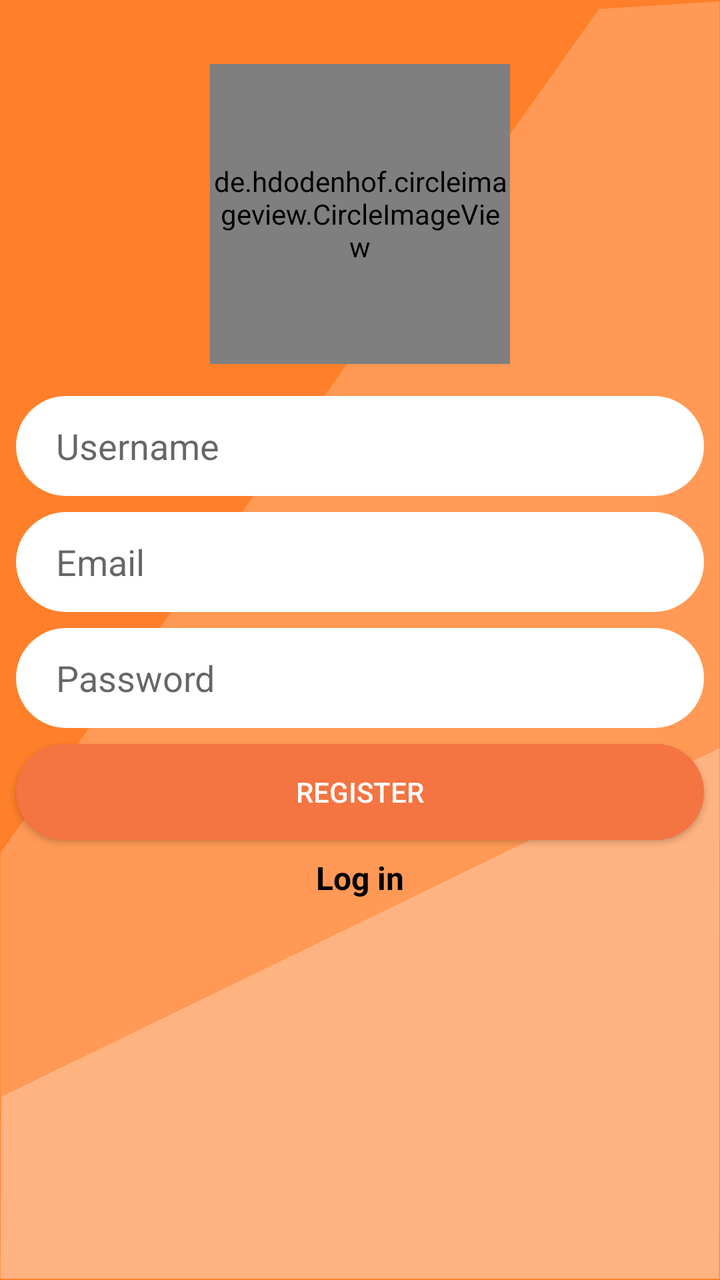
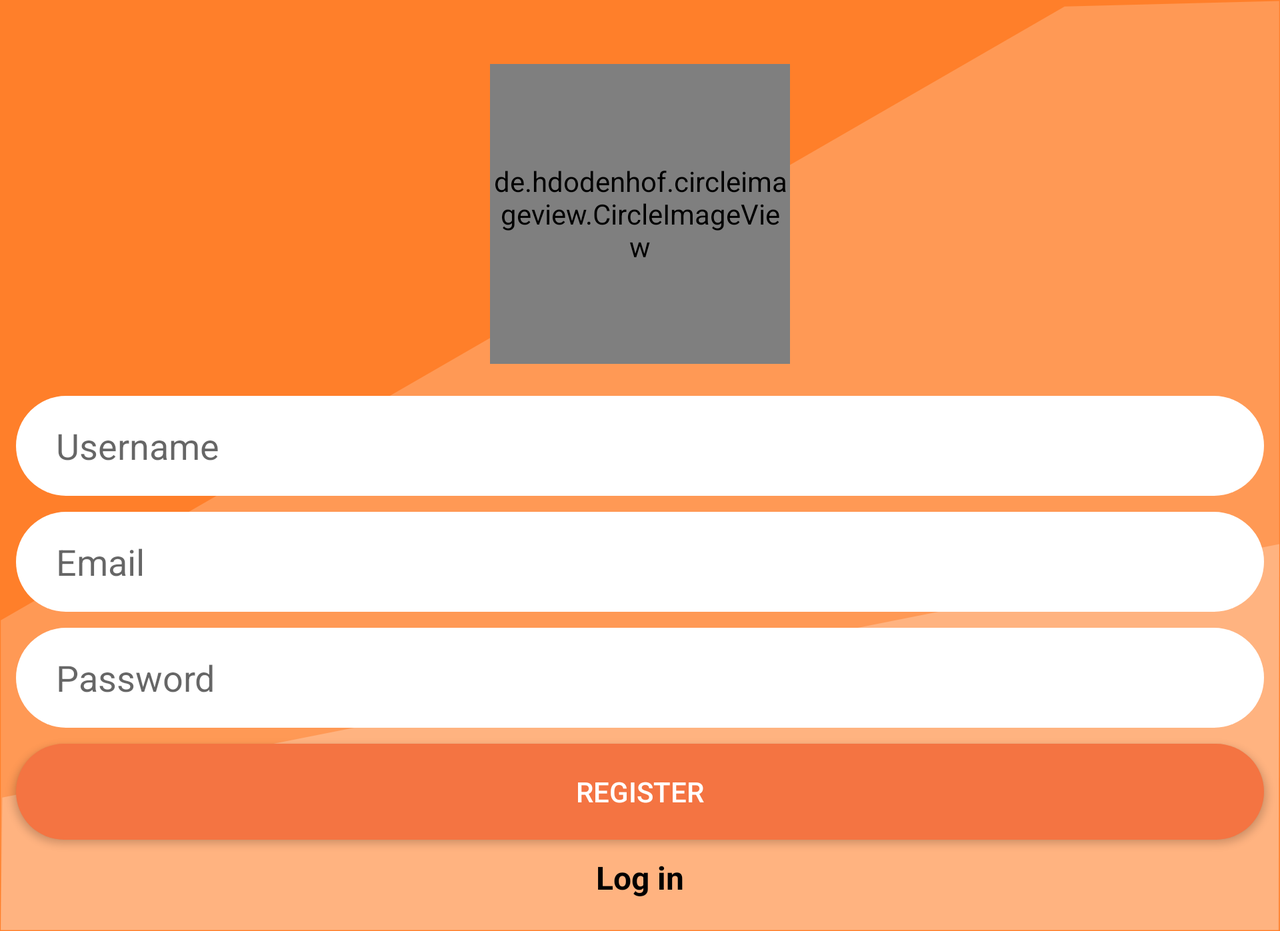

Compare how this app lays out the same screen by default and in its alternative resource folder. The renders come first, then the two layout files and the values they reference.
<!-- AndroidManifest.xml: application theme AppTheme -->
<!-- res/layout/activity_signup.xml -->
<?xml version="1.0" encoding="utf-8"?>
<ScrollView android:layout_width="match_parent"
    android:layout_height="match_parent"
    xmlns:android="http://schemas.android.com/apk/res/android"
    android:background="@drawable/ic_testsvgbg"
    >
<android.support.constraint.ConstraintLayout xmlns:android="http://schemas.android.com/apk/res/android"
    xmlns:app="http://schemas.android.com/apk/res-auto"
    xmlns:tools="http://schemas.android.com/tools"
    android:id="@+id/mainConstraintLayout"
    android:layout_width="match_parent"
    android:layout_height="wrap_content"
    tools:context=".activities.SignupActivity">

    <de.hdodenhof.circleimageview.CircleImageView
        android:id="@+id/btnSelectPhoto"
        android:layout_width="150dp"
        android:layout_height="150dp"
        android:layout_marginEnd="8dp"
        android:layout_marginStart="8dp"
        android:layout_marginTop="32dp"
        app:layout_constraintEnd_toEndOf="parent"
        app:layout_constraintStart_toStartOf="parent"
        app:layout_constraintTop_toTopOf="parent"
        app:srcCompat="@mipmap/blank_profile_add_photo" />

    <de.hdodenhof.circleimageview.CircleImageView
        android:id="@+id/circleViewPhoto"
        android:layout_width="150dp"
        android:layout_height="150dp"
        android:src="@mipmap/blank_profile_add_round"
        app:civ_border_width="4dp"
        app:layout_constraintBottom_toBottomOf="@+id/btnSelectPhoto"
        app:layout_constraintEnd_toEndOf="@+id/btnSelectPhoto"
        app:layout_constraintStart_toStartOf="@+id/btnSelectPhoto"
        app:layout_constraintTop_toTopOf="@+id/btnSelectPhoto" />

    <EditText
        android:id="@+id/etUsername"
        android:layout_width="0dp"
        android:layout_height="50dp"
        android:layout_marginEnd="8dp"
        android:layout_marginStart="8dp"
        android:layout_marginTop="16dp"
        android:background="@drawable/rounded_edittext_register_login"
        android:ems="10"
        android:hint="Username"
        android:inputType="textPersonName"
        android:paddingStart="20dp"
        app:layout_constraintEnd_toEndOf="parent"
        app:layout_constraintHorizontal_bias="0.0"
        app:layout_constraintStart_toStartOf="parent"
        app:layout_constraintTop_toBottomOf="@+id/btnSelectPhoto" />

    <EditText
        android:id="@+id/etEmail"
        android:layout_width="0dp"
        android:layout_height="50dp"
        android:layout_marginTop="8dp"
        android:background="@drawable/rounded_edittext_register_login"
        android:ems="10"
        android:hint="Email"
        android:inputType="textEmailAddress"
        android:paddingStart="20dp"
        app:layout_constraintEnd_toEndOf="@+id/etUsername"
        app:layout_constraintHorizontal_bias="0.503"
        app:layout_constraintStart_toStartOf="@+id/etUsername"
        app:layout_constraintTop_toBottomOf="@+id/etUsername" />

    <EditText
        android:id="@+id/etPassword"
        android:layout_width="0dp"
        android:layout_height="50dp"
        android:layout_marginTop="8dp"
        android:background="@drawable/rounded_edittext_register_login"
        android:ems="10"
        android:hint="Password"
        android:inputType="textPassword"
        android:paddingStart="20dp"
        app:layout_constraintEnd_toEndOf="@+id/etEmail"
        app:layout_constraintStart_toStartOf="@+id/etEmail"
        app:layout_constraintTop_toBottomOf="@+id/etEmail" />

    <Button
        android:id="@+id/btnRegister"
        android:layout_width="0dp"
        android:layout_height="wrap_content"
        android:layout_marginTop="8dp"
        android:background="@drawable/rounded_button"
        android:text="Register"
        android:textColor="@android:color/white"
        app:layout_constraintEnd_toEndOf="@+id/etPassword"
        app:layout_constraintStart_toStartOf="@+id/etPassword"
        app:layout_constraintTop_toBottomOf="@+id/etPassword" />

    <TextView
        android:id="@+id/tvLogin"
        android:layout_width="wrap_content"
        android:layout_height="wrap_content"
        android:layout_marginEnd="8dp"
        android:layout_marginStart="8dp"
        android:layout_marginTop="8dp"
        android:text="Log in"
        android:textColor="@android:color/black"
        android:textSize="16sp"
        android:textStyle="bold"
        app:layout_constraintEnd_toEndOf="@+id/btnRegister"
        app:layout_constraintStart_toStartOf="@+id/btnRegister"
        app:layout_constraintTop_toBottomOf="@+id/btnRegister" />
</android.support.constraint.ConstraintLayout>
</ScrollView>
<!-- resources referenced by this layout -->
<resources>
  <!-- drawable ic_testsvgbg (drawable) -->
  <vector android:height="24dp" android:viewportHeight="211.66667"
      android:viewportWidth="127" android:width="24dp" xmlns:android="http://schemas.android.com/apk/res/android">
      <path android:fillAlpha="1" android:fillColor="#ff7f2a"
          android:pathData="M-0,-0l127,0l0,211.667l-127,0z"
          android:strokeAlpha="1" android:strokeColor="#00000000"
          android:strokeLineCap="butt" android:strokeLineJoin="round" android:strokeWidth="10.2404232"/>
      <path android:fillColor="#ff9955" android:fillType="evenOdd"
          android:pathData="M0.079,141.039 L105.63,1.482 126.921,0.225L126.921,211.447L0.079,211.447Z"
          android:strokeAlpha="1" android:strokeColor="#00000000"
          android:strokeLineCap="butt" android:strokeLineJoin="miter" android:strokeWidth="0.26413682"/>
      <path android:fillColor="#ffb380" android:fillType="evenOdd"
          android:pathData="M0.079,211.45L126.843,211.45l0.079,-87.722 -126.696,57.612z"
          android:strokeAlpha="1" android:strokeColor="#00000000"
          android:strokeLineCap="butt" android:strokeLineJoin="miter" android:strokeWidth="0.25951436"/>
  </vector>
  <!-- drawable rounded_button (drawable) -->
  <?xml version="1.0" encoding="utf-8"?>
  <shape xmlns:android="http://schemas.android.com/apk/res/android">
      <solid android:color="@color/colorPrimary"/>
      <corners android:radius="25dp" />
  
  </shape>
  <!-- drawable rounded_edittext_register_login (drawable) -->
  <?xml version="1.0" encoding="utf-8"?>
  <shape xmlns:android="http://schemas.android.com/apk/res/android">
      <solid android:color="@android:color/background_light"/>
      <corners android:radius="25dp" />
  </shape>
  <!-- mipmap blank_profile_add_photo: png bitmap (mipmap-xhdpi, 5907 bytes) -->
  <!-- mipmap blank_profile_add_round: png bitmap (mipmap-xxhdpi, 22240 bytes) -->
  <style name="AppTheme" parent="Theme.AppCompat.Light.DarkActionBar">
          
          <item name="colorPrimary">@color/colorPrimary</item>
          <item name="colorPrimaryDark">@color/colorPrimaryDark</item>
          <item name="colorAccent">@color/colorAccent</item>
      </style>
  <color name="colorPrimary">#f47442</color>
  <color name="colorPrimaryDark">#c65d33</color>
  <color name="colorAccent">#FF4081</color>
</resources>
<!-- res/layout-land/activity_signup.xml (the repository's variant of the layout above) -->
<!-- drawn on the phone turned sideways -->
<?xml version="1.0" encoding="utf-8"?>
<ScrollView xmlns:app="http://schemas.android.com/apk/res-auto"
    android:layout_width="match_parent"
    android:layout_height="match_parent"
    xmlns:android="http://schemas.android.com/apk/res/android"
    android:background="@drawable/ic_testsvgbg_land"
    >
    <android.support.constraint.ConstraintLayout xmlns:android="http://schemas.android.com/apk/res/android"
        xmlns:app="http://schemas.android.com/apk/res-auto"
        xmlns:tools="http://schemas.android.com/tools"
        android:id="@+id/mainConstraintLayout"
        android:layout_width="match_parent"
        android:layout_height="wrap_content"
        tools:context=".activities.SignupActivity">

        <de.hdodenhof.circleimageview.CircleImageView
            android:id="@+id/btnSelectPhoto"
            android:layout_width="150dp"
            android:layout_height="150dp"
            android:layout_marginEnd="8dp"
            android:layout_marginStart="8dp"
            android:layout_marginTop="32dp"
            app:layout_constraintEnd_toEndOf="parent"
            app:layout_constraintStart_toStartOf="parent"
            app:layout_constraintTop_toTopOf="parent"
            app:srcCompat="@mipmap/blank_profile_add_photo" />

        <de.hdodenhof.circleimageview.CircleImageView
            android:id="@+id/circleViewPhoto"
            android:layout_width="150dp"
            android:layout_height="150dp"
            android:src="@mipmap/blank_profile_add_round"
            app:civ_border_width="4dp"
            app:layout_constraintBottom_toBottomOf="@+id/btnSelectPhoto"
            app:layout_constraintEnd_toEndOf="@+id/btnSelectPhoto"
            app:layout_constraintStart_toStartOf="@+id/btnSelectPhoto"
            app:layout_constraintTop_toTopOf="@+id/btnSelectPhoto" />

        <EditText
            android:id="@+id/etUsername"
            android:layout_width="0dp"
            android:layout_height="50dp"
            android:layout_marginEnd="8dp"
            android:layout_marginStart="8dp"
            android:layout_marginTop="16dp"
            android:background="@drawable/rounded_edittext_register_login"
            android:ems="10"
            android:hint="Username"
            android:inputType="textPersonName"
            android:paddingStart="20dp"
            app:layout_constraintEnd_toEndOf="parent"
            app:layout_constraintHorizontal_bias="0.0"
            app:layout_constraintStart_toStartOf="parent"
            app:layout_constraintTop_toBottomOf="@+id/btnSelectPhoto" />

        <EditText
            android:id="@+id/etEmail"
            android:layout_width="0dp"
            android:layout_height="50dp"
            android:layout_marginTop="8dp"
            android:background="@drawable/rounded_edittext_register_login"
            android:ems="10"
            android:hint="Email"
            android:inputType="textEmailAddress"
            android:paddingStart="20dp"
            app:layout_constraintEnd_toEndOf="@+id/etUsername"
            app:layout_constraintHorizontal_bias="0.503"
            app:layout_constraintStart_toStartOf="@+id/etUsername"
            app:layout_constraintTop_toBottomOf="@+id/etUsername" />

        <EditText
            android:id="@+id/etPassword"
            android:layout_width="0dp"
            android:layout_height="50dp"
            android:layout_marginTop="8dp"
            android:background="@drawable/rounded_edittext_register_login"
            android:ems="10"
            android:hint="Password"
            android:inputType="textPassword"
            android:paddingStart="20dp"
            app:layout_constraintEnd_toEndOf="@+id/etEmail"
            app:layout_constraintStart_toStartOf="@+id/etEmail"
            app:layout_constraintTop_toBottomOf="@+id/etEmail" />

        <Button
            android:id="@+id/btnRegister"
            android:layout_width="0dp"
            android:layout_height="wrap_content"
            android:layout_marginTop="8dp"
            android:background="@drawable/rounded_button"
            android:text="Register"
            android:textColor="@android:color/white"
            app:layout_constraintEnd_toEndOf="@+id/etPassword"
            app:layout_constraintStart_toStartOf="@+id/etPassword"
            app:layout_constraintTop_toBottomOf="@+id/etPassword" />

        <TextView
            android:id="@+id/tvLogin"
            android:layout_width="wrap_content"
            android:layout_height="wrap_content"
            android:layout_marginBottom="16dp"
            android:layout_marginEnd="8dp"
            android:layout_marginStart="8dp"
            android:layout_marginTop="8dp"
            android:text="Log in"
            android:textColor="@android:color/black"
            android:textSize="16sp"
            android:textStyle="bold"
            app:layout_constraintBottom_toBottomOf="parent"
            app:layout_constraintEnd_toEndOf="@+id/btnRegister"
            app:layout_constraintStart_toStartOf="@+id/btnRegister"
            app:layout_constraintTop_toBottomOf="@+id/btnRegister" />
    </android.support.constraint.ConstraintLayout>
</ScrollView>
<!-- resources referenced by the variant -->
<!-- as the phone turned sideways resolves them -->
<resources>
  <!-- drawable ic_testsvgbg_land (drawable) -->
  <vector android:height="24dp" android:viewportHeight="126.9984"
      android:viewportWidth="211.664" android:width="24dp" xmlns:android="http://schemas.android.com/apk/res/android">
      <path android:fillAlpha="1" android:fillColor="#ff7f2a"
          android:pathData="M-0,0h211.664v126.998h-211.664z"
          android:strokeAlpha="1" android:strokeColor="#00000000"
          android:strokeLineCap="butt" android:strokeLineJoin="round" android:strokeWidth="10.2404232"/>
      <path android:fillColor="#ff9955" android:fillType="evenOdd"
          android:pathData="M0.132,84.623 L176.047,0.889 211.532,0.135L211.532,126.866L0.132,126.866Z"
          android:strokeAlpha="1" android:strokeColor="#00000000"
          android:strokeLineCap="butt" android:strokeLineJoin="miter" android:strokeWidth="0.26413681999999999"/>
      <path android:fillColor="#ffb380" android:fillType="evenOdd"
          android:pathData="M0.131,126.869L211.402,126.869l0.132,-52.632 -211.157,34.567z"
          android:strokeAlpha="1" android:strokeColor="#00000000"
          android:strokeLineCap="butt" android:strokeLineJoin="miter" android:strokeWidth="0.25951436000000000"/>
  </vector>
  <!-- drawable rounded_button (drawable) -->
  <?xml version="1.0" encoding="utf-8"?>
  <shape xmlns:android="http://schemas.android.com/apk/res/android">
      <solid android:color="@color/colorPrimary"/>
      <corners android:radius="25dp" />
  
  </shape>
  <!-- drawable rounded_edittext_register_login (drawable) -->
  <?xml version="1.0" encoding="utf-8"?>
  <shape xmlns:android="http://schemas.android.com/apk/res/android">
      <solid android:color="@android:color/background_light"/>
      <corners android:radius="25dp" />
  </shape>
  <!-- mipmap blank_profile_add_photo: png bitmap (mipmap-xhdpi, 5907 bytes) -->
  <!-- mipmap blank_profile_add_round: png bitmap (mipmap-xxhdpi, 22240 bytes) -->
  <style name="AppTheme" parent="Theme.AppCompat.Light.DarkActionBar">
          
          <item name="colorPrimary">@color/colorPrimary</item>
          <item name="colorPrimaryDark">@color/colorPrimaryDark</item>
          <item name="colorAccent">@color/colorAccent</item>
      </style>
  <color name="colorPrimary">#f47442</color>
  <color name="colorPrimaryDark">#c65d33</color>
  <color name="colorAccent">#FF4081</color>
</resources>
